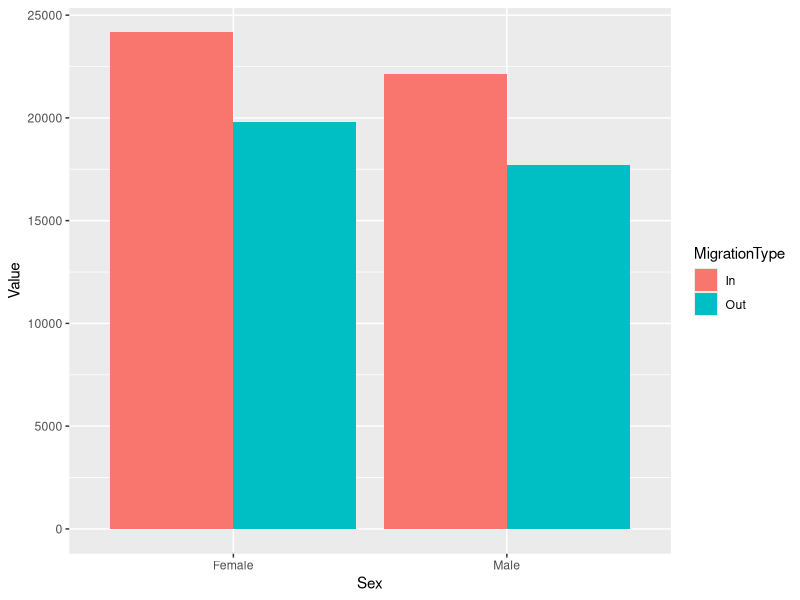
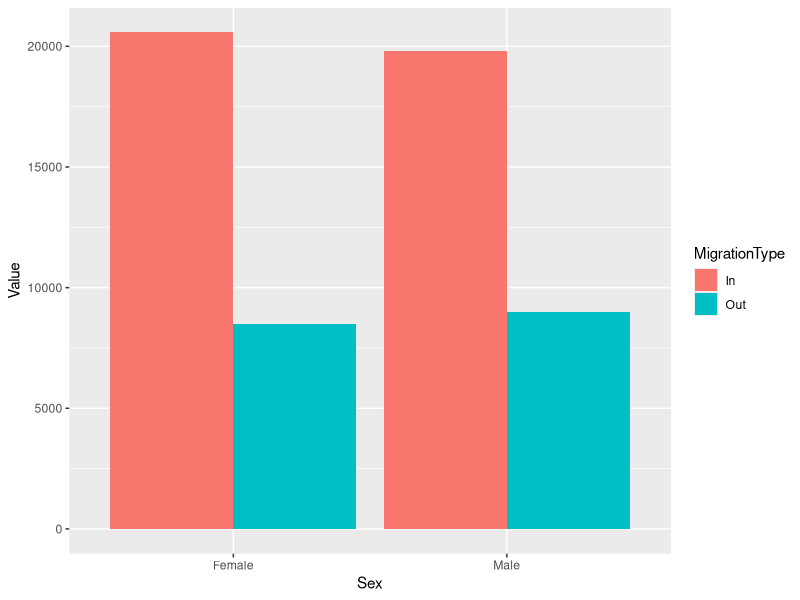
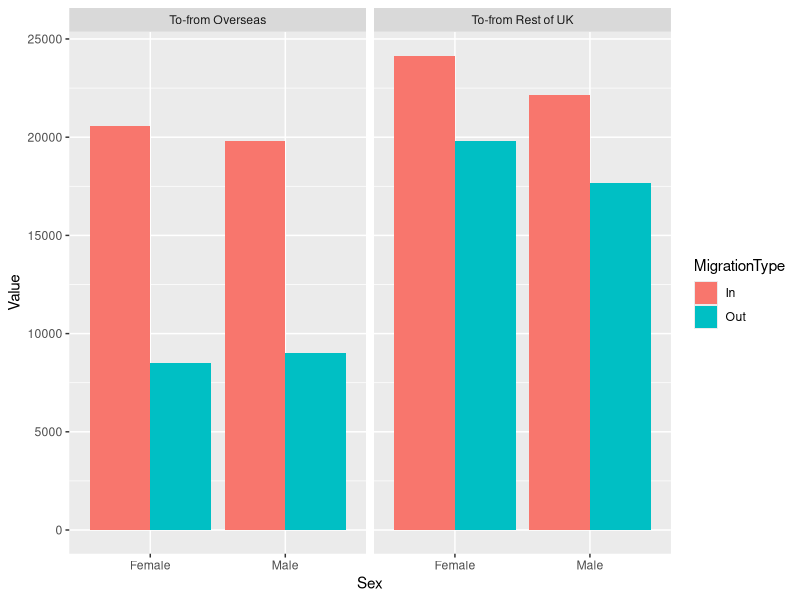
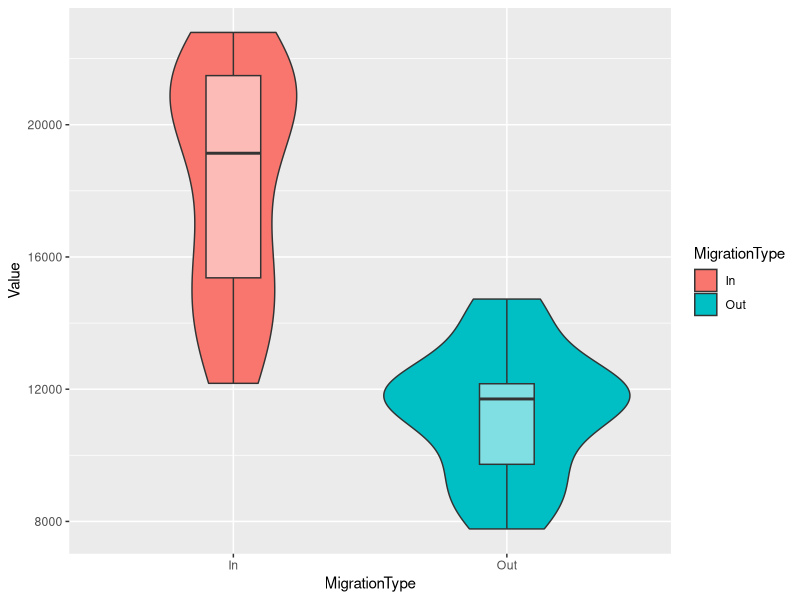
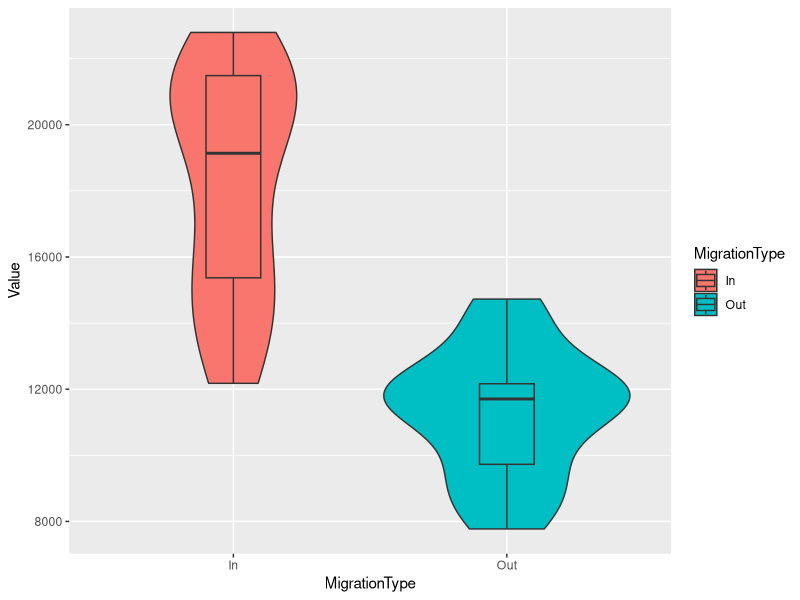
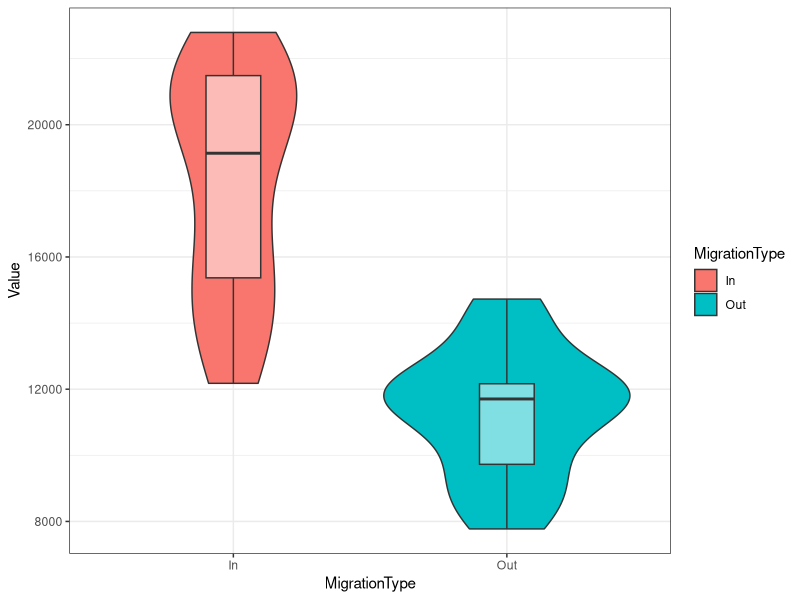
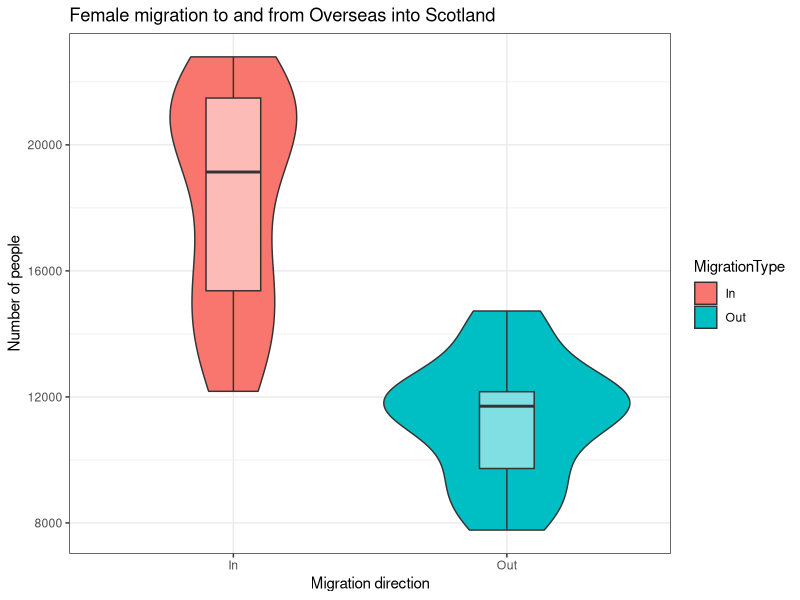
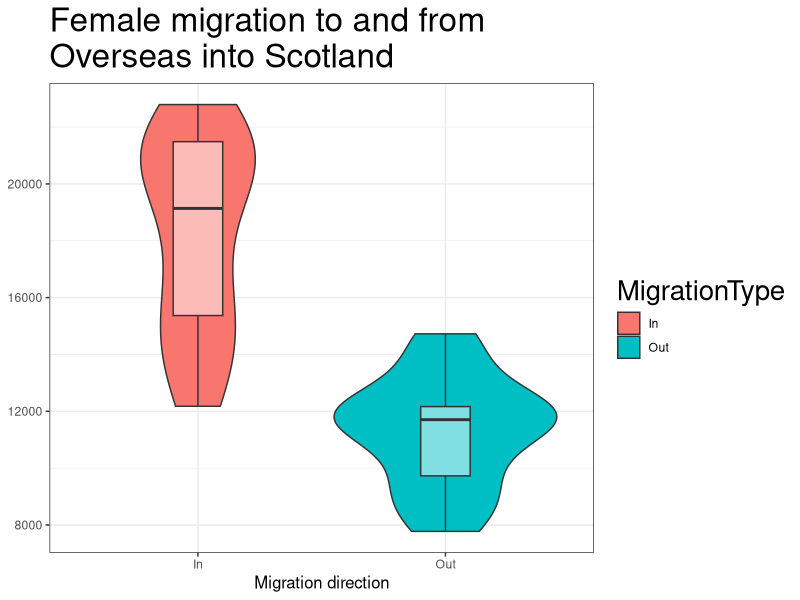

R code for these plots, in order:
## ---- chunk 1
knitr::opts_chunk$set(echo = TRUE)
## ---- chunk 2
library(tidyverse)
## ---- chunk 3
#download from the Scottish Government Stats website
migration_scot <- read_csv("free_movement_uk.csv") 

# remove annoying spaces from column names
colnames(migration_scot) <- gsub(' ', '', names(migration_scot))

# recreate traffic_scot
traffic_scot <- migration_scot %>% 
  filter(DateCode == '2016', 
         Age == 'All',
         Sex != 'All', 
         MigrationType !='Net') %>%
  select(!c(FeatureCode, Measurement, Units)
    ) 

## ---- chunk 4
rest_of_uk <- traffic_scot %>%
  filter(MigrationSource == 'To-from Rest of UK')

## ---- chunk 5

ggplot(rest_of_uk, aes(Sex, Value, fill = MigrationType)) + 
  geom_col(position = 'dodge')

## ---- chunk 6
overseas <- traffic_scot %>%
  filter(MigrationSource != 'To-from Rest of UK')


ggplot(overseas, aes(Sex, Value, fill = MigrationType)) + 
  geom_col(position = 'dodge') 
## ---- chunk 7

ggplot(traffic_scot, aes(x = Sex, y = Value, fill = MigrationType)) + 
  geom_col(position = 'dodge') +
  facet_grid(.~MigrationSource)

## ---- chunk 8

#some data wrangling
boxes <- migration_scot %>% 
  filter(Sex == 'Female', 
         MigrationSource == 'To-from Overseas', 
         Age == 'All', 
         MigrationType != 'Net')

#make violins and box plots (box arguments OUTSIDE aes())
ggplot(boxes, aes(MigrationType, Value)) + 
  geom_violin(aes(fill = MigrationType)) + 
  geom_boxplot(alpha=0.5, width=0.2)

## ---- chunk 9

#make violins and box plots 

ggplot(boxes, aes(x = MigrationType, y = Value, fill = MigrationType)) + 
  geom_violin() +
  geom_boxplot(alpha=0.5, width=0.2) 

## ---- chunk 10
ggplot(boxes, aes(MigrationType, Value)) + 
  geom_violin(aes(fill = MigrationType)) + 
  geom_boxplot(alpha=0.5, width=0.2) +
  theme_bw()
## ---- chunk 11
ggplot(boxes, aes(x = MigrationType, y = Value)) + 
  geom_violin(aes(fill = MigrationType)) + 
  geom_boxplot(alpha=0.5, width=0.2) +
  theme_bw() +
  labs(title = 'Female migration to and from Overseas into Scotland', 
       x = 'Migration direction', 
       y = 'Number of people')
## ---- chunk 12
ggplot(boxes, aes(x = MigrationType, y = Value)) + 
  geom_violin(aes(fill = MigrationType)) + 
  geom_boxplot(alpha=0.5, width=0.2) +
  theme_bw() + 
  labs(title = 'Female migration to and from \nOverseas into Scotland', 
       x = 'Migration direction', 
       y = 'Number of people') + 
  theme(
    axis.title.x = element_text(size=12), 
    title = element_text(size=20), 
    axis.title.y = element_blank() 
  )
## ---- chunk 13
ggplot(boxes, aes(x = MigrationType, y = Value)) + 
  geom_violin(aes(fill = MigrationType)) + 
  geom_boxplot(alpha=0.5, width=0.2) +
  theme_bw() +
  labs(title = 'Female migration to and from\nOverseas into Scotland', 
       x = 'Migration direction', 
       y = 'Number of people') +
  theme(
    axis.title.x = element_text(size=12),
    title = element_text(siz =20),
    axis.title.y = element_blank() 
  ) +
  scale_fill_manual(values = c('gold','dodgerblue'))
## ---- chunk 14
ggplot(boxes, aes(x = MigrationType, y = Value)) + 
  geom_violin(aes(fill = MigrationType)) + 
  geom_boxplot(aes(alpha = 0.5), legend.position = FALSE) + # your code here
  theme_bw() +
  labs(title = 'Female migration to and from\nOverseas into Scotland', x = 'Migration direction', y = 'Number of people') +
  theme(
    axis.title.x = element_text(size = 12),
    title = element_text(size = 20),
    axis.title.y = element_blank(),
    legend.position = 'bottom', # your code here
    legend.title = NULL # your code here
  ) + 
  scale_fill_manual(values = c('gold','dodgerblue'))

## ---- chunk 15
ggplot(boxes, aes(x = MigrationType, y = Value)) + 
  geom_violin(aes(fill = MigrationType), show.legend = FALSE) + 
  geom_boxplot(alpha = 0.5, width = 0.2, show.legend = FALSE) +
  theme_bw() +
  labs(title = 'Female migration to and from\nOverseas into Scotland', x = 'Migration direction', y = 'Number of people') +
  theme(
    axis.title.x = element_text(size = 12),
    title = element_text(size = 20),
    axis.title.y = element_blank(),
    legend.position = 'bottom',
    legend.title = element_text(size = 10)
  ) +
  scale_fill_manual(values = c('gold','dodgerblue'),
                    name = 'Migration Direction',
                    labels = c('Coming to Scotland','Leaving Scotland')) +
  scale_x_discrete(labels = c('In' = 'Coming to Scotland', 
                              'Out' = 'Leaving Scotland'))
## ---- chunk 16

# First, we are getting the data from last week to recreate the code.

traffic_scot2 <- migration_scot %>% 
  filter(Age == 'All', 
         MigrationType != 'Net',
         Sex == 'All') %>% 
  select(DateCode, Value,MigrationSource, MigrationType)



ggplot(traffic_scot2, aes(DateCode, Value,
                          shape = MigrationSource, 
                          colour = MigrationType)) + 
  geom_point() + 
  geom_line() +
  scale_x_continuous(limits = c(2002,2018), breaks = c(2002:2018))
## ---- chunk 17
# Save your plot to the Global Environment.

plot1 <- ggplot(traffic_scot2, aes(DateCode, Value,
                          shape = MigrationSource, 
                          colour = MigrationType)) + 
  geom_point() + 
  geom_line() +
  theme_bw()


# Then save it to your working directory folder
ggsave('myplot.png', plot1, width = 9 , height = 6)
## ---- chunk 18
# data wrangling here
plot_data <- migration_scot %>%
  filter(
    Age != 'All',
    Sex != 'All',
    MigrationType == 'Out'
  ) %>%
  select(Value, Age, Sex) %>%
  group_by(Age, Sex) %>%
  summarise(Value = sum(Value)) 
# remove characters and convert to numeric
plot_data$Age <- as.numeric(gsub(' year','', gsub(' years','',plot_data$Age)))


  

## ---- chunk 19
# pretty plot 1
pretty_plot1 <- ggplot(plot_data, aes(Age, Value, fill = Sex, alpha = Sex)) +
  geom_col(position = 'identity', width = 1, color='black') +
  scale_fill_manual(values=c('midnightblue','azure')) +
  theme_minimal() +
  labs(y = 'Number of Emigrations') + 
  scale_alpha_discrete(range=c(1,0.7))

# add column with negative values for Female data
plot_data$Value2 = plot_data$Value
plot_data$Value2[plot_data$Sex=='Female'] = plot_data$Value2[plot_data$Sex=='Female']*-1  

# pretty plot 2
pretty_plot2 <- ggplot(plot_data, aes(Age, Value2, fill = Sex)) +
  geom_col(position = "identity", width = 1) +
  scale_fill_brewer(palette = 'Accent') +
  theme_minimal() +
  coord_flip() +
  scale_y_continuous(
    breaks = seq(-30000,20000,10000),
    labels = c(30000,20000,10000,0,10000,20000)
  ) +
  labs(y = 'Number of Emigrations')

gridExtra::grid.arrange(pretty_plot1,pretty_plot2)
## ---- chunk 20
# ugly plot
ugly_plot <- ggplot(plot_data, aes(Age, Value, color = Sex)) +
  geom_point(size = 15, fill = 'white', aes(shape = Sex)) +
  geom_line() +
  scale_color_manual(values=c('salmon2','olivedrab4')) +
  theme_dark() +
  labs(y = 'Number of Emigrations') +
  theme(
    axis.title.x = element_text(size = 25),
    axis.line = element_line(color='darkorchid2',size=3),
    axis.title.y = element_text(size=16),
    legend.position = 'bottom',
    legend.title = element_text(size = 35)
  )

ugly_plot
